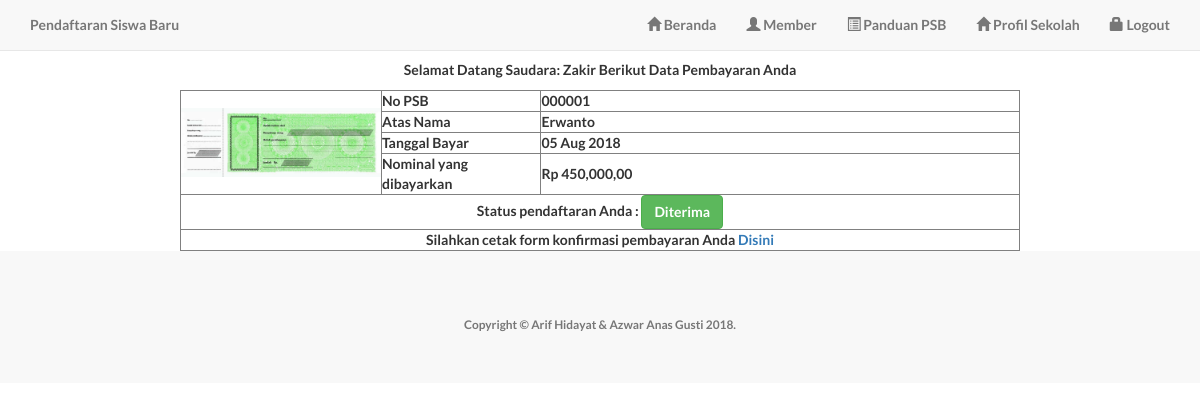
Screenshot of /member/pembayaran.php (signed in) with the database file from the repository.
### tables this page shows
CREATE TABLE `pembayaran` (
  `idpembayaran` int(11) NOT NULL,
  `no_psb` varchar(10) DEFAULT NULL,
  `atas_nama` varchar(30) DEFAULT NULL,
  `tgl_bayar` date DEFAULT NULL,
  `nominal` varchar(20) DEFAULT NULL,
  `bukti_pembayaran` varchar(200) DEFAULT NULL,
  `status` int(1) DEFAULT NULL,
  `idadmin` int(11) DEFAULT NULL
);

### member/pembayaran.php (the view, shortened to what this page needs)
<?php include "header.php"; ?>
<?php
$sql="SELECT * FROM pendaftaran WHERE nisn='".$_SESSION['id']."'";
$qry=mysql_query($sql)or die("gagal".mysql_error());
$d=mysql_fetch_array($qry);
$no_psb=$d['no_psb'];
?>
<?php
$tampil="SELECT * FROM pembayaran WHERE no_psb='$no_psb'";
$query=mysql_query($tampil)or die("Gagal".mysql_error());
$row=mysql_fetch_array($query);
$a=$row['no_psb'];
$b=$row['atas_nama'];
$d=$row['nominal'];
$e=$row['bukti_pembayaran'];
$f=$row['status'];
function rupiah($angka){
  $hasil_rupiah="Rp " . number_format($angka,2,',',',');
  return $hasil_rupiah;
}
?>
<br><br><br/>
    <p align="center">Selamat Datang Saudara: <?php echo $_SESSION['member']; ?> Berikut Data Pembayaran Anda</p>
<table width="70%" border="1" align="center">
  <tr>
    <td width="19%" rowspan="4"><a href="../assets/img/pembayaran/<?php echo $e; ?>" target="_blank" class "perbesar"><img src="../assets/img/pembayaran/<?php echo $e; ?>" width="200"/></a></td>
    <td width="19%">No PSB</td>
    <td><?php echo $a; ?></td>
    </tr>
  <tr>
    <td>Atas Nama</td>
    <td><?php echo $b; ?></td>
    </tr>
  <tr>
    <td>Tanggal Bayar</td>
    <td><?php echo date('d M Y', strtotime($row['tgl_bayar'])); ?></td>
    </tr>
  <tr>
    <td>Nominal yang dibayarkan</td>
    <td><?php echo rupiah($d); ?></td>
    </tr>
  <tr>
    <td colspan="3" align="center">Status pendaftaran Anda :  <?php
    if ($f == 1) {echo "<a class='btn btn-success'<i class='icon-list icon-white'></i><b>Diterima</b></a>";}
    elseif ($f == 2){ echo "<a class='btn btn-danger' <i class='icon-list icon-white'></i><b>Di Tolak</b</a>";}
    else {
    	echo "<a class='btn btn-warning'<i class='icon-list icon-white'></i><b>Menunggu</b></a>";
    }?>
       </td>
    </tr>
    <tr>
    <td colspan="3" align="center">Silahkan cetak form konfirmasi pembayaran Anda <a href="#" onclick="window.open('cetakpembayaran.php?print=ya&no_psb=<?php echo $a; ?>','popupwindow','scrollbars=yes, width=750,height=600');">Disini</a></td>
    </tr>
    </table>
<?php include "footer.php"; ?>

### assets/css/landing-page.css (style rules this page uses)
body, html { width: 100%; height: 100%; }
body, h1, h2, h3, h4, h5, h6 { font-family: "Lato","Helvetica Neue",Helvetica,Arial,sans-serif; font-weight: 700; }

### rows the page displays
pembayaran: bukti_pembayaran (picture), no_psb "000001", atas_nama "Erwanto", tgl_bayar "05 Aug 2018", nominal "Rp 450,000,00"

### other values shown
$_SESSION['member'] "Zakir"
